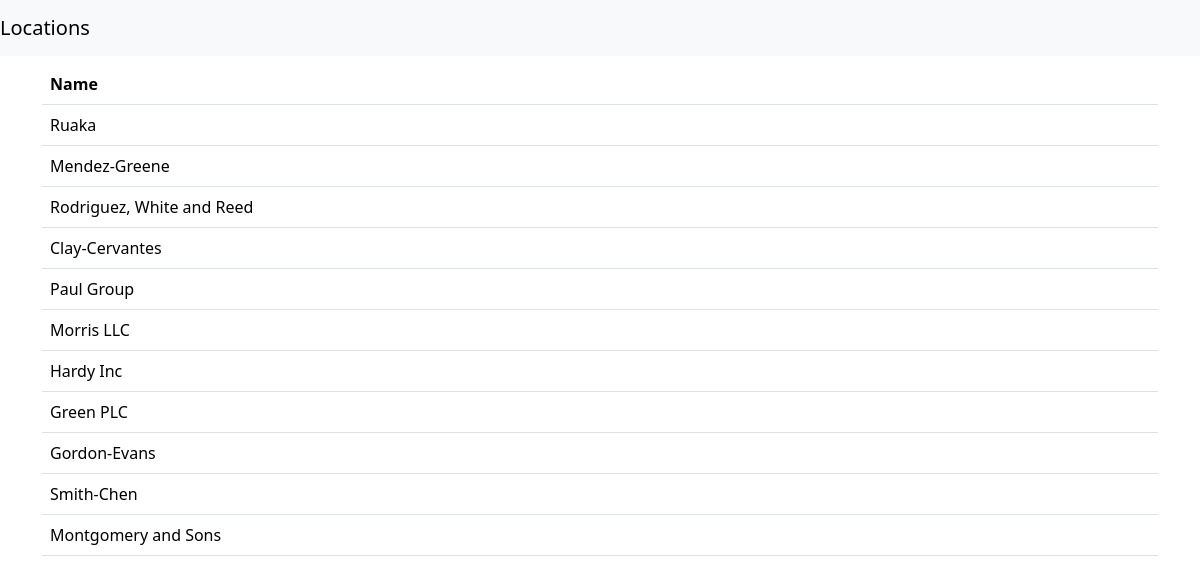
Page /locations/ on the committed database.
### household/models.py (models this page shows, shortened)
class Location(models.Model):
    name = models.CharField(max_length=200, help_text="Name")
    uuid = models.UUIDField(default=uuid.uuid4, editable=False)
    creation_date = models.DateTimeField(null=False, blank=False, default=timezone.now)
    created_by = models.ForeignKey(User, on_delete=models.CASCADE, related_name='location_created_by')
    last_modified_date = models.DateTimeField(null=False, blank=False, default=timezone.now)
    last_modified_by = models.ForeignKey(User, on_delete=models.CASCADE, related_name='location_last_modified_by')
    class Meta:
        verbose_name = "Location"
        verbose_name_plural = "Locations"

### household/views.py (the view)
# urls.py: path('locations/', LocationListView.as_view(), name='locations_list'),
class LocationListView(ListView):
    model = Location
    template_name = 'locations/index.html'
    context_object_name = 'locations'
    paginate_by = 20

### household/templates/locations/index.html (shortened to what this page needs)
{% extends "base.html" %}
{% block page_heading %}
    Locations
{% endblock page_heading %}
{% block content %}
<div>
    <table class="table">
        <thead class="thead-dark">
        <tr>
            <th scope="col">Name</th>
        </tr>
        </thead>
        {% for location in locations %}
        <tbody>
        <tr>
            <td>{{ location.name }}</td>
        </tr>
        </tbody>
        {% endfor %}
    </table>
</div>
{% endblock content %}

### rows in the picture
Location: name "Ruaka"
Location: name "Mendez-Greene"
Location: name "Rodriguez, White and Reed"
Location: name "Clay-Cervantes"
Location: name "Paul Group"
Location: name "Morris LLC"
Location: name "Hardy Inc"
Location: name "Green PLC"
Location: name "Gordon-Evans"
Location: name "Smith-Chen"
Location: name "Montgomery and Sons"
